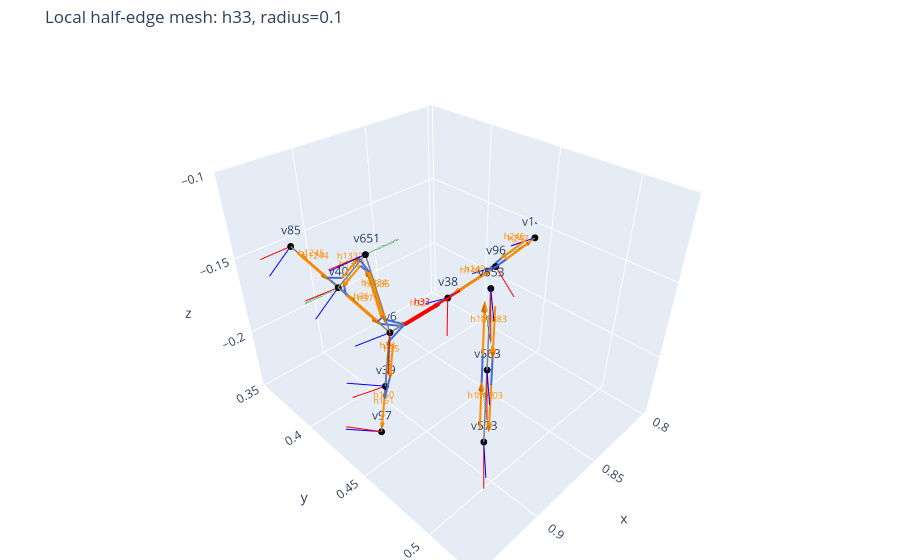

Write notebook code for a chart like this one.
### Code cell
# info: negative y = up
# visualize_halfedge_mesh(
#     output_folder + "projection_fail_9.json",
#     focus_halfedge=12868,
#     radius=0.2,
#     show_next=True,
#     show_opposites=True,
#     draw_halfedges=True,
#     show_splats=False,
#     show_mesh=True
# )

# 609, 

visualize_halfedge_mesh(
    output_folder + "double_prev_halfedge.json",
    #output_folder + "before_face_filling.json",
    #output_folder + "progress_3000.json",
    focus_halfedge=33,
    radius=0.1,
    show_next=True,
    show_opposites=True,
    draw_halfedges=True,
    show_splats=False,
    show_mesh=True,
    show_feature_segments=False
)

### Figure 1 — Plotly figure (JSON) as saved in the notebook; plotly's stock layout.template omitted (floating-point values rounded to 4 significant figures)
{"data": [{"hoverinfo": "skip", "line": {"color": "gray", "width": 3}, "mode": "lines", "showlegend": false, "type": "scatter3d", "x": [0.8806, 0.9206], "y": [0.4481, 0.4491], "z": [-0.1588, -0.1588]}, {"hoverinfo": "skip", "line": {"color": "gray", "width": 3}, "mode": "lines", "showlegend": false, "type": "scatter3d", "x": [0.9206, 0.9206], "y": [0.4421, 0.4491], "z": [-0.1982, -0.1588]}, {"hoverinfo": "skip", "line": {"color": "gray", "width": 3}, "mode": "lines", "showlegend": false, "type": "scatter3d", "x": [0.9206, 0.9206], "y": [0.4092, 0.4491], "z": [-0.1519, -0.1588]}, {"hoverinfo": "skip", "line": {"color": "gray", "width": 3}, "mode": "lines", "showlegend": false, "type": "scatter3d", "x": [0.8407, 0.8806], "y": [0.4457, 0.4481], "z": [-0.1583, -0.1588]}, {"hoverinfo": "skip", "line": {"color": "gray", "width": 3}, "mode": "lines", "showlegend": false, "type": "scatter3d", "x": [0.9206, 0.9206], "y": [0.4351, 0.4421], "z": [-0.2376, -0.1982]}, {"hoverinfo": "skip", "line": {"color": "gray", "width": 3}, "mode": "lines", "showlegend": false, "type": "scatter3d", "x": [0.8009, 0.8407], "y": [0.4416, 0.4457], "z": [-0.1575, -0.1583]}, {"hoverinfo": "skip", "line": {"color": "gray", "width": 3}, "mode": "lines", "showlegend": false, "type": "scatter3d", "x": [0.9206, 0.9206], "y": [0.5111, 0.5111], "z": [-0.1438, -0.1038]}, {"hoverinfo": "skip", "line": {"color": "gray", "width": 3}, "mode": "lines", "showlegend": false, "type": "scatter3d", "x": [0.9206, 0.9206], "y": [0.5111, 0.5111], "z": [-0.1865, -0.1438]}, {"hoverinfo": "skip", "line": {"color": "gray", "width": 3}, "mode": "lines", "showlegend": false, "type": "scatter3d", "x": [0.9206, 0.9206], "y": [0.4092, 0.3678], "z": [-0.1519, -0.1446]}, {"hoverinfo": "skip", "line": {"color": "gray", "width": 3}, "mode": "lines", "showlegend": false, "type": "scatter3d", "x": [0.9206, 0.9206], "y": [0.4092, 0.4351], "z": [-0.1519, -0.1213]}, {"hoverinfo": "skip", "line": {"color": "gray", "width": 3}, "mode": "lines", "showlegend": false, "type": "scatter3d", "x": [0.9206, 0.9206], "y": [0.4491, 0.4351], "z": [-0.1588, -0.1213]}, {"hovertemplate": "h32: v38 → v6<br>opposite: h33<br>next: h37<br>face: -1<extra></extra>", "line": {"color": "darkorange", "width": 4}, "mode": "lines", "showlegend": false, "type": "scatter3d", "x": [0.8886, 0.9126], "y": [0.4467, 0.4473], "z": [-0.16, -0.16]}, {"anchor": "tail", "colorscale": [[0, "darkorange"], [1, "darkorange"]], "hoverinfo": "skip", "showlegend": false, "showscale": false, "sizemode": "absolute", "sizeref": 0.005, "type": "cone", "u": [0.9997], "v": [0.02475], "w": [-0.00105], "x": [0.9102], "y": [0.4473], "z": [-0.16]}, {"hoverinfo": "skip", "mode": "text", "showlegend": false, "text": ["h32"], "textfont": {"color": "darkorange", "size": 9}, "type": "scatter3d", "x": [0.9006], "y": [0.447], "z": [-0.16]}, {"hovertemplate": "h33: v6 → v38<br>opposite: h32<br>next: h149<br>face: -1<extra></extra>", "line": {"color": "red", "width": 8}, "mode": "lines", "showlegend": false, "type": "scatter3d", "x": [0.9126, 0.8886], "y": [0.4505, 0.4499], "z": [-0.1576, -0.1575]}, {"anchor": "tail", "colorscale": [[0, "red"], [1, "red"]], "hoverinfo": "skip", "showlegend": false, "showscale": false, "sizemode": "absolute", "sizeref": 0.005, "type": "cone", "u": [-0.9997], "v": [-0.02475], "w": [0.00105], "x": [0.891], "y": [0.4499], "z": [-0.1575]}, {"hoverinfo": "skip", "mode": "text", "showlegend": false, "text": ["h33"], "textfont": {"color": "red", "size": 9}, "type": "scatter3d", "x": [0.9006], "y": [0.4502], "z": [-0.1575]}, {"hovertemplate": "h34: v39 → v6<br>opposite: h35<br>next: h33<br>face: -1<extra></extra>", "line": {"color": "darkorange", "width": 4}, "mode": "lines", "showlegend": false, "type": "scatter3d", "x": [0.9192, 0.9192], "y": [0.442, 0.4463], "z": [-0.19, -0.1664]}, {"anchor": "tail", "colorscale": [[0, "darkorange"], [1, "darkorange"]], "hoverinfo": "skip", "showlegend": false, "showscale": false, "sizemode": "absolute", "sizeref": 0.005, "type": "cone", "u": [0], "v": [0.1753], "w": [0.9845], "x": [0.9192], "y": [0.4458], "z": [-0.1688]}, {"hoverinfo": "skip", "mode": "text", "showlegend": false, "text": ["h34"], "textfont": {"color": "darkorange", "size": 9}, "type": "scatter3d", "x": [0.9192], "y": [0.4442], "z": [-0.1782]}, {"hovertemplate": "h35: v6 → v39<br>opposite: h34<br>next: h151<br>face: -1<extra></extra>", "line": {"color": "darkorange", "width": 4}, "mode": "lines", "showlegend": false, "type": "scatter3d", "x": [0.9191, 0.9191], "y": [0.449, 0.4448], "z": [-0.1669, -0.1905]}, {"anchor": "tail", "colorscale": [[0, "darkorange"], [1, "darkorange"]], "hoverinfo": "skip", "showlegend": false, "showscale": false, "sizemode": "absolute", "sizeref": 0.005, "type": "cone", "u": [0], "v": [-0.1753], "w": [-0.9845], "x": [0.9191], "y": [0.4452], "z": [-0.1882]}, {"hoverinfo": "skip", "mode": "text", "showlegend": false, "text": ["h35"], "textfont": {"color": "darkorange", "size": 9}, "type": "scatter3d", "x": [0.9191], "y": [0.4469], "z": [-0.1787]}, {"hovertemplate": "h36: v40 → v6<br>opposite: h37<br>next: h1334<br>face: -1<extra></extra>", "line": {"color": "darkorange", "width": 4}, "mode": "lines", "showlegend": false, "type": "scatter3d", "x": [0.9219, 0.9219], "y": [0.4174, 0.4414], "z": [-0.1518, -0.1559]}, {"anchor": "tail", "colorscale": [[0, "darkorange"], [1, "darkorange"]], "hoverinfo": "skip", "showlegend": false, "showscale": false, "sizemode": "absolute", "sizeref": 0.005, "type": "cone", "u": [0], "v": [0.9852], "w": [-0.1716], "x": [0.9219], "y": [0.439], "z": [-0.1555]}, {"hoverinfo": "skip", "mode": "text", "showlegend": false, "text": ["h36"], "textfont": {"color": "darkorange", "size": 9}, "type": "scatter3d", "x": [0.9219], "y": [0.4294], "z": [-0.1538]}, {"hovertemplate": "h37: v6 → v40<br>opposite: h36<br>next: h1244<br>face: -1<extra></extra>", "line": {"color": "darkorange", "width": 4}, "mode": "lines", "showlegend": false, "type": "scatter3d", "x": [0.9192, 0.9192], "y": [0.4409, 0.4169], "z": [-0.1588, -0.1546]}, {"anchor": "tail", "colorscale": [[0, "darkorange"], [1, "darkorange"]], "hoverinfo": "skip", "showlegend": false, "showscale": false, "sizemode": "absolute", "sizeref": 0.005, "type": "cone", "u": [0], "v": [-0.9852], "w": [0.1716], "x": [0.9192], "y": [0.4193], "z": [-0.155]}, {"hoverinfo": "skip", "mode": "text", "showlegend": false, "text": ["h37"], "textfont": {"color": "darkorange", "size": 9}, "type": "scatter3d", "x": [0.9192], "y": [0.4289], "z": [-0.1567]}, {"hovertemplate": "h148: v96 → v38<br>opposite: h149<br>next: h32<br>face: -1<extra></extra>", "line": {"color": "darkorange", "width": 4}, "mode": "lines", "showlegend": false, "type": "scatter3d", "x": [0.8487, 0.8727], "y": [0.4447, 0.4461], "z": [-0.1596, -0.1599]}, {"anchor": "tail", "colorscale": [[0, "darkorange"], [1, "darkorange"]], "hoverinfo": "skip", "showlegend": false, "showscale": false, "sizemode": "absolute", "sizeref": 0.005, "type": "cone", "u": [0.9982], "v": [0.05905], "w": [-0.01228], "x": [0.8703], "y": [0.446], "z": [-0.1599]}, {"hoverinfo": "skip", "mode": "text", "showlegend": false, "text": ["h148"], "textfont": {"color": "darkorange", "size": 9}, "type": "scatter3d", "x": [0.8607], "y": [0.4454], "z": [-0.1598]}, {"hovertemplate": "h149: v38 → v96<br>opposite: h148<br>next: h247<br>face: -1<extra></extra>", "line": {"color": "darkorange", "width": 4}, "mode": "lines", "showlegend": false, "type": "scatter3d", "x": [0.8725, 0.8486], "y": [0.4492, 0.4478], "z": [-0.1574, -0.1571]}, {"anchor": "tail", "colorscale": [[0, "darkorange"], [1, "darkorange"]], "hoverinfo": "skip", "showlegend": false, "showscale": false, "sizemode": "absolute", "sizeref": 0.005, "type": "cone", "u": [-0.9982], "v": [-0.05905], "w": [0.01228], "x": [0.851], "y": [0.4479], "z": [-0.1572]}, {"hoverinfo": "skip", "mode": "text", "showlegend": false, "text": ["h149"], "textfont": {"color": "darkorange", "size": 9}, "type": "scatter3d", "x": [0.8606], "y": [0.4485], "z": [-0.1573]}, {"hovertemplate": "h150: v97 → v39<br>opposite: h151<br>next: h34<br>face: -1<extra></extra>", "line": {"color": "darkorange", "width": 4}, "mode": "lines", "showlegend": false, "type": "scatter3d", "x": [0.9192, 0.9192], "y": [0.4351, 0.4393], "z": [-0.2294, -0.2058]}, {"anchor": "tail", "colorscale": [[0, "darkorange"], [1, "darkorange"]], "hoverinfo": "skip", "showlegend": false, "showscale": false, "sizemode": "absolute", "sizeref": 0.005, "type": "cone", "u": [0], "v": [0.1758], "w": [0.9844], "x": [0.9192], "y": [0.4389], "z": [-0.2082]}, {"hoverinfo": "skip", "mode": "text", "showlegend": false, "text": ["h150"], "textfont": {"color": "darkorange", "size": 9}, "type": "scatter3d", "x": [0.9192], "y": [0.4372], "z": [-0.2176]}, {"hovertemplate": "h151: v39 → v97<br>opposite: h150<br>next: h249<br>face: -1<extra></extra>", "line": {"color": "darkorange", "width": 4}, "mode": "lines", "showlegend": false, "type": "scatter3d", "x": [0.922, 0.922], "y": [0.4421, 0.4379], "z": [-0.2063, -0.2299]}, {"anchor": "tail", "colorscale": [[0, "darkorange"], [1, "darkorange"]], "hoverinfo": "skip", "showlegend": false, "showscale": false, "sizemode": "absolute", "sizeref": 0.005, "type": "cone", "u": [0], "v": [-0.1758], "w": [-0.9844], "x": [0.922], "y": [0.4383], "z": [-0.2276]}, {"hoverinfo": "skip", "mode": "text", "showlegend": false, "text": ["h151"], "textfont": {"color": "darkorange", "size": 9}, "type": "scatter3d", "x": [0.922], "y": [0.44], "z": [-0.2181]}, {"hovertemplate": "h246: v145 → v96<br>opposite: h247<br>next: h148<br>face: -1<extra></extra>", "line": {"color": "darkorange", "width": 4}, "mode": "lines", "showlegend": false, "type": "scatter3d", "x": [0.809, 0.8329], "y": [0.4412, 0.4438], "z": [-0.1561, -0.1565]}, {"anchor": "tail", "colorscale": [[0, "darkorange"], [1, "darkorange"]], "hoverinfo": "skip", "showlegend": false, "showscale": false, "sizemode": "absolute", "sizeref": 0.005, "type": "cone", "u": [0.9943], "v": [0.1046], "w": [-0.01835], "x": [0.8305], "y": [0.4435], "z": [-0.1565]}, {"hoverinfo": "skip", "mode": "text", "showlegend": false, "text": ["h246"], "textfont": {"color": "darkorange", "size": 9}, "type": "scatter3d", "x": [0.8209], "y": [0.4425], "z": [-0.1563]}, {"hovertemplate": "h247: v96 → v145<br>opposite: h246<br>next: h335<br>face: -1<extra></extra>", "line": {"color": "darkorange", "width": 4}, "mode": "lines", "showlegend": false, "type": "scatter3d", "x": [0.8326, 0.8087], "y": [0.4464, 0.4439], "z": [-0.1568, -0.1564]}, {"anchor": "tail", "colorscale": [[0, "darkorange"], [1, "darkorange"]], "hoverinfo": "skip", "showlegend": false, "showscale": false, "sizemode": "absolute", "sizeref": 0.005, "type": "cone", "u": [-0.9943], "v": [-0.1046], "w": [0.01835], "x": [0.8111], "y": [0.4442], "z": [-0.1564]}, {"hoverinfo": "skip", "mode": "text", "showlegend": false, "text": ["h247"], "textfont": {"color": "darkorange", "size": 9}, "type": "scatter3d", "x": [0.8207], "y": [0.4452], "z": [-0.1566]}, {"hovertemplate": "h1082: v563 → v553<br>opposite: h1083<br>next: h1062<br>face: -1<extra></extra>", "line": {"color": "darkorange", "width": 4}, "mode": "lines", "showlegend": false, "type": "scatter3d", "x": [0.922, 0.922], "y": [0.5097, 0.5097], "z": [-0.1358, -0.1118]}, {"anchor": "tail", "colorscale": [[0, "darkorange"], [1, "darkorange"]], "hoverinfo": "skip", "showlegend": false, "showscale": false, "sizemode": "absolute", "sizeref": 0.005, "type": "cone", "u": [0], "v": [0], "w": [1], "x": [0.922], "y": [0.5097], "z": [-0.1142]}, {"hoverinfo": "skip", "mode": "text", "showlegend": false, "text": ["h1082"], "textfont": {"color": "darkorange", "size": 9}, "type": "scatter3d", "x": [0.922], "y": [0.5097], "z": [-0.1238]}, {"hovertemplate": "h1083: v553 → v563<br>opposite: h1082<br>next: h1103<br>face: -1<extra></extra>", "line": {"color": "darkorange", "width": 4}, "mode": "lines", "showlegend": false, "type": "scatter3d", "x": [0.9192, 0.9192], "y": [0.5125, 0.5125], "z": [-0.1118, -0.1358]}, {"anchor": "tail", "colorscale": [[0, "darkorange"], [1, "darkorange"]], "hoverinfo": "skip", "showlegend": false, "showscale": false, "sizemode": "absolute", "sizeref": 0.005, "type": "cone", "u": [0], "v": [0], "w": [-1], "x": [0.9192], "y": [0.5125], "z": [-0.1334]}, {"hoverinfo": "skip", "mode": "text", "showlegend": false, "text": ["h1083"], "textfont": {"color": "darkorange", "size": 9}, "type": "scatter3d", "x": [0.9192], "y": [0.5125], "z": [-0.1238]}, {"hovertemplate": "h1102: v573 → v563<br>opposite: h1103<br>next: h1082<br>face: -1<extra></extra>", "line": {"color": "darkorange", "width": 4}, "mode": "lines", "showlegend": false, "type": "scatter3d", "x": [0.922, 0.922], "y": [0.5097, 0.5097], "z": [-0.1779, -0.1523]}, {"anchor": "tail", "colorscale": [[0, "darkorange"], [1, "darkorange"]], "hoverinfo": "skip", "showlegend": false, "showscale": false, "sizemode": "absolute", "sizeref": 0.005, "type": "cone", "u": [0], "v": [0], "w": [1], "x": [0.922], "y": [0.5097], "z": [-0.1549]}, {"hoverinfo": "skip", "mode": "text", "showlegend": false, "text": ["h1102"], "textfont": {"color": "darkorange", "size": 9}, "type": "scatter3d", "x": [0.922], "y": [0.5097], "z": [-0.1651]}, {"hovertemplate": "h1103: v563 → v573<br>opposite: h1102<br>next: h1289<br>face: -1<extra></extra>", "line": {"color": "darkorange", "width": 4}, "mode": "lines", "showlegend": false, "type": "scatter3d", "x": [0.9192, 0.9192], "y": [0.5125, 0.5125], "z": [-0.1523, -0.1779]}, {"anchor": "tail", "colorscale": [[0, "darkorange"], [1, "darkorange"]], "hoverinfo": "skip", "showlegend": false, "showscale": false, "sizemode": "absolute", "sizeref": 0.005, "type": "cone", "u": [0], "v": [0], "w": [-1], "x": [0.9192], "y": [0.5125], "z": [-0.1754]}, {"hoverinfo": "skip", "mode": "text", "showlegend": false, "text": ["h1103"], "textfont": {"color": "darkorange", "size": 9}, "type": "scatter3d", "x": [0.9192], "y": [0.5125], "z": [-0.1651]}, {"hovertemplate": "h1244: v40 → v85<br>opposite: h1245<br>next: h126<br>face: -1<extra></extra>", "line": {"color": "darkorange", "width": 4}, "mode": "lines", "showlegend": false, "type": "scatter3d", "x": [0.9193, 0.9193], "y": [0.4007, 0.3758], "z": [-0.1519, -0.1476]}, {"anchor": "tail", "colorscale": [[0, "darkorange"], [1, "darkorange"]], "hoverinfo": "skip", "showlegend": false, "showscale": false, "sizemode": "absolute", "sizeref": 0.005, "type": "cone", "u": [0], "v": [-0.9851], "w": [0.1717], "x": [0.9193], "y": [0.3783], "z": [-0.148]}, {"hoverinfo": "skip", "mode": "text", "showlegend": false, "text": ["h1244"], "textfont": {"color": "darkorange", "size": 9}, "type": "scatter3d", "x": [0.9193], "y": [0.3882], "z": [-0.1497]}, {"hovertemplate": "h1245: v85 → v40<br>opposite: h1244<br>next: h1332<br>face: -1<extra></extra>", "line": {"color": "darkorange", "width": 4}, "mode": "lines", "showlegend": false, "type": "scatter3d", "x": [0.9219, 0.9219], "y": [0.3763, 0.4012], "z": [-0.1446, -0.1489]}, {"anchor": "tail", "colorscale": [[0, "darkorange"], [1, "darkorange"]], "hoverinfo": "skip", "showlegend": false, "showscale": false, "sizemode": "absolute", "sizeref": 0.005, "type": "cone", "u": [0], "v": [0.9851], "w": [-0.1717], "x": [0.9219], "y": [0.3987], "z": [-0.1485]}, {"hoverinfo": "skip", "mode": "text", "showlegend": false, "text": ["h1245"], "textfont": {"color": "darkorange", "size": 9}, "type": "scatter3d", "x": [0.9219], "y": [0.3887], "z": [-0.1468]}, {"hovertemplate": "h1332: v40 → v651<br>opposite: h1333<br>next: h1335<br>face: -1<extra></extra>", "line": {"color": "darkorange", "width": 4}, "mode": "lines", "showlegend": false, "type": "scatter3d", "x": [0.9199, 0.9199], "y": [0.4129, 0.4285], "z": [-0.1445, -0.1262]}, {"anchor": "tail", "colorscale": [[0, "darkorange"], [1, "darkorange"]], "hoverinfo": "skip", "showlegend": false, "showscale": false, "sizemode": "absolute", "sizeref": 0.005, "type": "cone", "u": [0], "v": [0.6467], "w": [0.7627], "x": [0.9199], "y": [0.4269], "z": [-0.1281]}, {"hoverinfo": "skip", "mode": "text", "showlegend": false, "text": ["h1332"], "textfont": {"color": "darkorange", "size": 9}, "type": "scatter3d", "x": [0.9199], "y": [0.4207], "z": [-0.1354]}, {"hovertemplate": "h1333: v651 → v40<br>opposite: h1332<br>next: h36<br>face: -1<extra></extra>", "line": {"color": "darkorange", "width": 4}, "mode": "lines", "showlegend": false, "type": "scatter3d", "x": [0.9213, 0.9213], "y": [0.4313, 0.4158], "z": [-0.1287, -0.147]}, {"anchor": "tail", "colorscale": [[0, "darkorange"], [1, "darkorange"]], "hoverinfo": "skip", "showlegend": false, "showscale": false, "sizemode": "absolute", "sizeref": 0.005, "type": "cone", "u": [0], "v": [-0.6467], "w": [-0.7627], "x": [0.9213], "y": [0.4174], "z": [-0.1451]}, {"hoverinfo": "skip", "mode": "text", "showlegend": false, "text": ["h1333"], "textfont": {"color": "darkorange", "size": 9}, "type": "scatter3d", "x": [0.9213], "y": [0.4236], "z": [-0.1378]}, {"hovertemplate": "h1334: v6 → v651<br>opposite: h1335<br>next: h1333<br>face: -1<extra></extra>", "line": {"color": "darkorange", "width": 4}, "mode": "lines", "showlegend": false, "type": "scatter3d", "x": [0.9215, 0.9215], "y": [0.4446, 0.4362], "z": [-0.1519, -0.1295]}, {"anchor": "tail", "colorscale": [[0, "darkorange"], [1, "darkorange"]], "hoverinfo": "skip", "showlegend": false, "showscale": false, "sizemode": "absolute", "sizeref": 0.005, "type": "cone", "u": [0], "v": [-0.3509], "w": [0.9364], "x": [0.9215], "y": [0.437], "z": [-0.1317]}, {"hoverinfo": "skip", "mode": "text", "showlegend": false, "text": ["h1334"], "textfont": {"color": "darkorange", "size": 9}, "type": "scatter3d", "x": [0.9215], "y": [0.4404], "z": [-0.1407]}, {"hovertemplate": "h1335: v651 → v6<br>opposite: h1334<br>next: h33<br>face: -1<extra></extra>", "line": {"color": "darkorange", "width": 4}, "mode": "lines", "showlegend": false, "type": "scatter3d", "x": [0.9222, 0.9222], "y": [0.439, 0.4475], "z": [-0.1284, -0.1509]}, {"anchor": "tail", "colorscale": [[0, "darkorange"], [1, "darkorange"]], "hoverinfo": "skip", "showlegend": false, "showscale": false, "sizemode": "absolute", "sizeref": 0.005, "type": "cone", "u": [0], "v": [0.3509], "w": [-0.9364], "x": [0.9222], "y": [0.4466], "z": [-0.1486]}, {"hoverinfo": "skip", "mode": "text", "showlegend": false, "text": ["h1335"], "textfont": {"color": "darkorange", "size": 9}, "type": "scatter3d", "x": [0.9222], "y": [0.4433], "z": [-0.1396]}, {"hovertemplate": "next(h32) = h37<extra></extra>", "line": {"color": "royalblue", "width": 4}, "mode": "lines", "showlegend": false, "type": "scatter3d", "x": [0.9126, 0.9192], "y": [0.4473, 0.4409], "z": [-0.16, -0.1588]}, {"hovertemplate": "next(h33) = h149<extra></extra>", "line": {"color": "red", "width": 4}, "mode": "lines", "showlegend": false, "type": "scatter3d", "x": [0.8886, 0.8725], "y": [0.4499, 0.4492], "z": [-0.1575, -0.1574]}, {"hovertemplate": "next(h34) = h33<extra></extra>", "line": {"color": "royalblue", "width": 4}, "mode": "lines", "showlegend": false, "type": "scatter3d", "x": [0.9192, 0.9126], "y": [0.4463, 0.4505], "z": [-0.1664, -0.1576]}, {"hovertemplate": "next(h35) = h151<extra></extra>", "line": {"color": "royalblue", "width": 4}, "mode": "lines", "showlegend": false, "type": "scatter3d", "x": [0.9191, 0.922], "y": [0.4448, 0.4421], "z": [-0.1905, -0.2063]}, {"hovertemplate": "next(h36) = h1334<extra></extra>", "line": {"color": "royalblue", "width": 4}, "mode": "lines", "showlegend": false, "type": "scatter3d", "x": [0.9219, 0.9215], "y": [0.4414, 0.4446], "z": [-0.1559, -0.1519]}, {"hovertemplate": "next(h37) = h1244<extra></extra>", "line": {"color": "royalblue", "width": 4}, "mode": "lines", "showlegend": false, "type": "scatter3d", "x": [0.9192, 0.9193], "y": [0.4169, 0.4007], "z": [-0.1546, -0.1519]}, {"hovertemplate": "next(h148) = h32<extra></extra>", "line": {"color": "royalblue", "width": 4}, "mode": "lines", "showlegend": false, "type": "scatter3d", "x": [0.8727, 0.8886], "y": [0.4461, 0.4467], "z": [-0.1599, -0.16]}, {"hovertemplate": "next(h149) = h247<extra></extra>", "line": {"color": "royalblue", "width": 4}, "mode": "lines", "showlegend": false, "type": "scatter3d", "x": [0.8486, 0.8326], "y": [0.4478, 0.4464], "z": [-0.1571, -0.1568]}, {"hovertemplate": "next(h150) = h34<extra></extra>", "line": {"color": "royalblue", "width": 4}, "mode": "lines", "showlegend": false, "type": "scatter3d", "x": [0.9192, 0.9192], "y": [0.4393, 0.442], "z": [-0.2058, -0.19]}, {"hovertemplate": "next(h246) = h148<extra></extra>", "line": {"color": "royalblue", "width": 4}, "mode": "lines", "showlegend": false, "type": "scatter3d", "x": [0.8329, 0.8487], "y": [0.4438, 0.4447], "z": [-0.1565, -0.1596]}, {"hovertemplate": "next(h1083) = h1103<extra></extra>", "line": {"color": "royalblue", "width": 4}, "mode": "lines", "showlegend": false, "type": "scatter3d", "x": [0.9192, 0.9192], "y": [0.5125, 0.5125], "z": [-0.1358, -0.1523]}, {"hovertemplate": "next(h1102) = h1082<extra></extra>", "line": {"color": "royalblue", "width": 4}, "mode": "lines", "showlegend": false, "type": "scatter3d", "x": [0.922, 0.922], "y": [0.5097, 0.5097], "z": [-0.1523, -0.1358]}, {"hovertemplate": "next(h1245) = h1332<extra></extra>", "line": {"color": "royalblue", "width": 4}, "mode": "lines", "showlegend": false, "type": "scatter3d", "x": [0.9219, 0.9199], "y": [0.4012, 0.4129], "z": [-0.1489, -0.1445]}, {"hovertemplate": "next(h1332) = h1335<extra></extra>", "line": {"color": "royalblue", "width": 4}, "mode": "lines", "showlegend": false, "type": "scatter3d", "x": [0.9199, 0.9222], "y": [0.4285, 0.439], "z": [-0.1262, -0.1284]}, {"hovertemplate": "next(h1333) = h36<extra></extra>", "line": {"color": "royalblue", "width": 4}, "mode": "lines", "showlegend": false, "type": "scatter3d", "x": [0.9213, 0.9219], "y": [0.4158, 0.4174], "z": [-0.147, -0.1518]}, {"hovertemplate": "next(h1334) = h1333<extra></extra>", "line": {"color": "royalblue", "width": 4}, "mode": "lines", "showlegend": false, "type": "scatter3d", "x": [0.9215, 0.9213], "y": [0.4362, 0.4313], "z": [-0.1295, -0.1287]}, {"hovertemplate": "next(h1335) = h33<extra></extra>", "line": {"color": "royalblue", "width": 4}, "mode": "lines", "showlegend": false, "type": "scatter3d", "x": [0.9222, 0.9126], "y": [0.4475, 0.4505], "z": [-0.1509, -0.1576]}, {"hovertemplate": "opposite(h32) = h33<extra></extra>", "line": {"color": "green", "dash": "dot", "width": 2}, "mode": "lines", "showlegend": false, "type": "scatter3d", "x": [0.9126, 0.8886], "y": [0.4473, 0.4499], "z": [-0.16, -0.1575]}, {"hovertemplate": "opposite(h34) = h35<extra></extra>", "line": {"color": "green", "dash": "dot", "width": 2}, "mode": "lines", "showlegend": false, "type": "scatter3d", "x": [0.9192, 0.9191], "y": [0.4463, 0.4448], "z": [-0.1664, -0.1905]}, {"hovertemplate": "opposite(h36) = h37<extra></extra>", "line": {"color": "green", "dash": "dot", "width": 2}, "mode": "lines", "showlegend": false, "type": "scatter3d", "x": [0.9219, 0.9192], "y": [0.4414, 0.4169], "z": [-0.1559, -0.1546]}, {"hovertemplate": "opposite(h148) = h149<extra></extra>", "line": {"color": "green", "dash": "dot", "width": 2}, "mode": "lines", "showlegend": false, "type": "scatter3d", "x": [0.8727, 0.8486], "y": [0.4461, 0.4478], "z": [-0.1599, -0.1571]}, {"hovertemplate": "opposite(h150) = h151<extra></extra>", "line": {"color": "green", "dash": "dot", "width": 2}, "mode": "lines", "showlegend": false, "type": "scatter3d", "x": [0.9192, 0.922], "y": [0.4393, 0.4379], "z": [-0.2058, -0.2299]}, {"hovertemplate": "opposite(h246) = h247<extra></extra>", "line": {"color": "green", "dash": "dot", "width": 2}, "mode": "lines", "showlegend": false, "type": "scatter3d", "x": [0.8329, 0.8087], "y": [0.4438, 0.4439], "z": [-0.1565, -0.1564]}, {"hovertemplate": "opposite(h1082) = h1083<extra></extra>", "line": {"color": "green", "dash": "dot", "width": 2}, "mode": "lines", "showlegend": false, "type": "scatter3d", "x": [0.922, 0.9192], "y": [0.5097, 0.5125], "z": [-0.1118, -0.1358]}, {"hovertemplate": "opposite(h1102) = h1103<extra></extra>", "line": {"color": "green", "dash": "dot", "width": 2}, "mode": "lines", "showlegend": false, "type": "scatter3d", "x": [0.922, 0.9192], "y": [0.5097, 0.5125], "z": [-0.1523, -0.1779]}, {"hovertemplate": "opposite(h1244) = h1245<extra></extra>", "line": {"color": "green", "dash": "dot", "width": 2}, "mode": "lines", "showlegend": false, "type": "scatter3d", "x": [0.9193, 0.9219], "y": [0.3758, 0.4012], "z": [-0.1476, -0.1489]}, {"hovertemplate": "opposite(h1332) = h1333<extra></extra>", "line": {"color": "green", "dash": "dot", "width": 2}, "mode": "lines", "showlegend": false, "type": "scatter3d", "x": [0.9199, 0.9213], "y": [0.4285, 0.4158], "z": [-0.1262, -0.147]}, {"hovertemplate": "opposite(h1334) = h1335<extra></extra>", "line": {"color": "green", "dash": "dot", "width": 2}, "mode": "lines", "showlegend": false, "type": "scatter3d", "x": [0.9215, 0.9222], "y": [0.4362, 0.4475], "z": [-0.1295, -0.1509]}, {"hovertemplate": "Vertex %{text}<extra></extra>", "marker": {"color": "black", "size": 4}, "mode": "markers+text", "showlegend": false, "text": ["v96", "v97", "v38", "v6", "v40", "v39", "v553", "v651", "v145", "v563", "v85", "v573"], "textposition": "top center", "type": "scatter3d", "x": [0.8407, 0.9206, 0.8806, 0.9206, 0.9206, 0.9206, 0.9206, 0.9206, 0.8009, 0.9206, 0.9206, 0.9206], "y": [0.4457, 0.4351, 0.4481, 0.4491, 0.4092, 0.4421, 0.5111, 0.4351, 0.4416, 0.5111, 0.3678, 0.5111], "z": [-0.1583, -0.2376, -0.1588, -0.1588, -0.1519, -0.1982, -0.1038, -0.1213, -0.1575, -0.1438, -0.1446, -0.1865]}, {"hovertemplate": "Normal at v96<extra></extra>", "line": {"color": "blue", "width": 2}, "mode": "lines", "showlegend": false, "type": "scatter3d", "x": [0.8407, 0.842], "y": [0.4457, 0.4295], "z": [-0.1583, -0.1698]}, {"hovertemplate": "Box normal at v96<extra></extra>", "line": {"color": "red", "width": 2}, "mode": "lines", "showlegend": false, "type": "scatter3d", "x": [0.8407, 0.8386], "y": [0.4457, 0.4584], "z": [-0.1583, -0.1736]}, {"hovertemplate": "Cross product normal at v96<extra></extra>", "line": {"color": "green", "dash": "dot", "width": 4}, "mode": "lines", "showlegend": false, "type": "scatter3d", "x": [0.8407, 0.8407], "y": [0.4457, 0.4457], "z": [-0.1583, -0.1583]}, {"hovertemplate": "Normal at v97<extra></extra>", "line": {"color": "blue", "width": 2}, "mode": "lines", "showlegend": false, "type": "scatter3d", "x": [0.9206, 0.9349], "y": [0.4351, 0.4213], "z": [-0.2376, -0.2352]}, {"hovertemplate": "Box normal at v97<extra></extra>", "line": {"color": "red", "width": 2}, "mode": "lines", "showlegend": false, "type": "scatter3d", "x": [0.9206, 0.9346], "y": [0.4351, 0.4214], "z": [-0.2376, -0.2334]}, {"hovertemplate": "Cross product normal at v97<extra></extra>", "line": {"color": "green", "dash": "dot", "width": 4}, "mode": "lines", "showlegend": false, "type": "scatter3d", "x": [0.9206, 0.9206], "y": [0.4351, 0.4351], "z": [-0.2376, -0.2376]}, {"hovertemplate": "Normal at v38<extra></extra>", "line": {"color": "blue", "width": 2}, "mode": "lines", "showlegend": false, "type": "scatter3d", "x": [0.8806, 0.8813], "y": [0.4481, 0.4317], "z": [-0.1588, -0.1702]}, {"hovertemplate": "Box normal at v38<extra></extra>", "line": {"color": "red", "width": 2}, "mode": "lines", "showlegend": false, "type": "scatter3d", "x": [0.8806, 0.8916], "y": [0.4481, 0.4586], "z": [-0.1588, -0.1718]}, {"hovertemplate": "Cross product normal at v38<extra></extra>", "line": {"color": "green", "dash": "dot", "width": 4}, "mode": "lines", "showlegend": false, "type": "scatter3d", "x": [0.8806, 0.8806], "y": [0.4481, 0.4481], "z": [-0.1588, -0.1588]}, {"hovertemplate": "Normal at v6<extra></extra>", "line": {"color": "blue", "width": 2}, "mode": "lines", "showlegend": false, "type": "scatter3d", "x": [0.9206, 0.9323], "y": [0.4491, 0.4358], "z": [-0.1588, -0.1681]}, {"hovertemplate": "Box normal at v6<extra></extra>", "line": {"color": "red", "width": 2}, "mode": "lines", "showlegend": false, "type": "scatter3d", "x": [0.9206, 0.9315], "y": [0.4491, 0.4596], "z": [-0.1588, -0.1718]}, {"hovertemplate": "Cross product normal at v6<extra></extra>", "line": {"color": "green", "dash": "dot", "width": 4}, "mode": "lines", "showlegend": false, "type": "scatter3d", "x": [0.9206, 0.9207], "y": [0.4491, 0.4457], "z": [-0.1588, -0.1785]}, {"hovertemplate": "Normal at v40<extra></extra>", "line": {"color": "blue", "width": 2}, "mode": "lines", "showlegend": false, "type": "scatter3d", "x": [0.9206, 0.9348], "y": [0.4092, 0.4068], "z": [-0.1519, -0.1658]}, {"hovertemplate": "Box normal at v40<extra></extra>", "line": {"color": "red", "width": 2}, "mode": "lines", "showlegend": false, "type": "scatter3d", "x": [0.9206, 0.9329], "y": [0.4092, 0.396], "z": [-0.1519, -0.1606]}, {"hovertemplate": "Cross product normal at v40<extra></extra>", "line": {"color": "green", "dash": "dot", "width": 4}, "mode": "lines", "showlegend": false, "type": "scatter3d", "x": [0.9206, 0.9406], "y": [0.4092, 0.4092], "z": [-0.1519, -0.1519]}, {"hovertemplate": "Normal at v39<extra></extra>", "line": {"color": "blue", "width": 2}, "mode": "lines", "showlegend": false, "type": "scatter3d", "x": [0.9206, 0.9349], "y": [0.4421, 0.4283], "z": [-0.1982, -0.1957]}, {"hovertemplate": "Box normal at v39<extra></extra>", "line": {"color": "red", "width": 2}, "mode": "lines", "showlegend": false, "type": "scatter3d", "x": [0.9206, 0.9329], "y": [0.4421, 0.4289], "z": [-0.1982, -0.2069]}, {"hovertemplate": "Cross product normal at v39<extra></extra>", "line": {"color": "green", "dash": "dot", "width": 4}, "mode": "lines", "showlegend": false, "type": "scatter3d", "x": [0.9206, 0.9206], "y": [0.4421, 0.4421], "z": [-0.1982, -0.1982]}, {"hovertemplate": "Normal at v553<extra></extra>", "line": {"color": "blue", "width": 2}, "mode": "lines", "showlegend": false, "type": "scatter3d", "x": [0.9206, 0.9347], "y": [0.5111, 0.5252], "z": [-0.1038, -0.1038]}, {"hovertemplate": "Box normal at v553<extra></extra>", "line": {"color": "red", "width": 2}, "mode": "lines", "showlegend": false, "type": "scatter3d", "x": [0.9206, 0.9315], "y": [0.5111, 0.5216], "z": [-0.1038, -0.1168]}, {"hovertemplate": "Cross product normal at v553<extra></extra>", "line": {"color": "green", "dash": "dot", "width": 4}, "mode": "lines", "showlegend": false, "type": "scatter3d", "x": [0.9206, 0.9206], "y": [0.5111, 0.5111], "z": [-0.1038, -0.1038]}, {"hovertemplate": "Normal at v651<extra></extra>", "line": {"color": "blue", "width": 2}, "mode": "lines", "showlegend": false, "type": "scatter3d", "x": [0.9206, 0.9406], "y": [0.4351, 0.4351], "z": [-0.1213, -0.1213]}, {"hovertemplate": "Box normal at v651<extra></extra>", "line": {"color": "red", "width": 2}, "mode": "lines", "showlegend": false, "type": "scatter3d", "x": [0.9206, 0.9329], "y": [0.4351, 0.4219], "z": [-0.1213, -0.13]}, {"hovertemplate": "Cross product normal at v651<extra></extra>", "line": {"color": "green", "dash": "dot", "width": 4}, "mode": "lines", "showlegend": false, "type": "scatter3d", "x": [0.9206, 0.9006], "y": [0.4351, 0.4351], "z": [-0.1213, -0.1213]}, {"hovertemplate": "Normal at v145<extra></extra>", "line": {"color": "blue", "width": 2}, "mode": "lines", "showlegend": false, "type": "scatter3d", "x": [0.8009, 0.8027], "y": [0.4416, 0.4253], "z": [-0.1575, -0.1691]}, {"hovertemplate": "Box normal at v145<extra></extra>", "line": {"color": "red", "width": 2}, "mode": "lines", "showlegend": false, "type": "scatter3d", "x": [0.8009, 0.8012], "y": [0.4416, 0.4253], "z": [-0.1575, -0.1692]}, {"hovertemplate": "Cross product normal at v145<extra></extra>", "line": {"color": "green", "dash": "dot", "width": 4}, "mode": "lines", "showlegend": false, "type": "scatter3d", "x": [0.8009, 0.8009], "y": [0.4416, 0.4416], "z": [-0.1575, -0.1575]}, {"hovertemplate": "Normal at v563<extra></extra>", "line": {"color": "blue", "width": 2}, "mode": "lines", "showlegend": false, "type": "scatter3d", "x": [0.9206, 0.9347], "y": [0.5111, 0.5252], "z": [-0.1438, -0.1438]}, {"hovertemplate": "Box normal at v563<extra></extra>", "line": {"color": "red", "width": 2}, "mode": "lines", "showlegend": false, "type": "scatter3d", "x": [0.9206, 0.9315], "y": [0.5111, 0.5216], "z": [-0.1438, -0.1568]}, {"hovertemplate": "Cross product normal at v563<extra></extra>", "line": {"color": "green", "dash": "dot", "width": 4}, "mode": "lines", "showlegend": false, "type": "scatter3d", "x": [0.9206, 0.9206], "y": [0.5111, 0.5111], "z": [-0.1438, -0.1438]}, {"hovertemplate": "Normal at v85<extra></extra>", "line": {"color": "blue", "width": 2}, "mode": "lines", "showlegend": false, "type": "scatter3d", "x": [0.9206, 0.9347], "y": [0.3678, 0.3653], "z": [-0.1446, -0.1585]}, {"hovertemplate": "Box normal at v85<extra></extra>", "line": {"color": "red", "width": 2}, "mode": "lines", "showlegend": false, "type": "scatter3d", "x": [0.9206, 0.9329], "y": [0.3678, 0.3546], "z": [-0.1446, -0.1533]}, {"hovertemplate": "Cross product normal at v85<extra></extra>", "line": {"color": "green", "dash": "dot", "width": 4}, "mode": "lines", "showlegend": false, "type": "scatter3d", "x": [0.9206, 0.9206], "y": [0.3678, 0.3678], "z": [-0.1446, -0.1446]}, {"hovertemplate": "Normal at v573<extra></extra>", "line": {"color": "blue", "width": 2}, "mode": "lines", "showlegend": false, "type": "scatter3d", "x": [0.9206, 0.9347], "y": [0.5111, 0.5252], "z": [-0.1865, -0.1865]}, {"hovertemplate": "Box normal at v573<extra></extra>", "line": {"color": "red", "width": 2}, "mode": "lines", "showlegend": false, "type": "scatter3d", "x": [0.9206, 0.9315], "y": [0.5111, 0.5216], "z": [-0.1865, -0.1995]}, {"hovertemplate": "Cross product normal at v573<extra></extra>", "line": {"color": "green", "dash": "dot", "width": 4}, "mode": "lines", "showlegend": false, "type": "scatter3d", "x": [0.9206, 0.9206], "y": [0.5111, 0.5111], "z": [-0.1865, -0.1865]}], "layout": {"margin": {"b": 0, "l": 0, "r": 0, "t": 45}, "scene": {"aspectmode": "data"}, "title": {"text": "Local half-edge mesh: h33, radius=0.1"}}}
